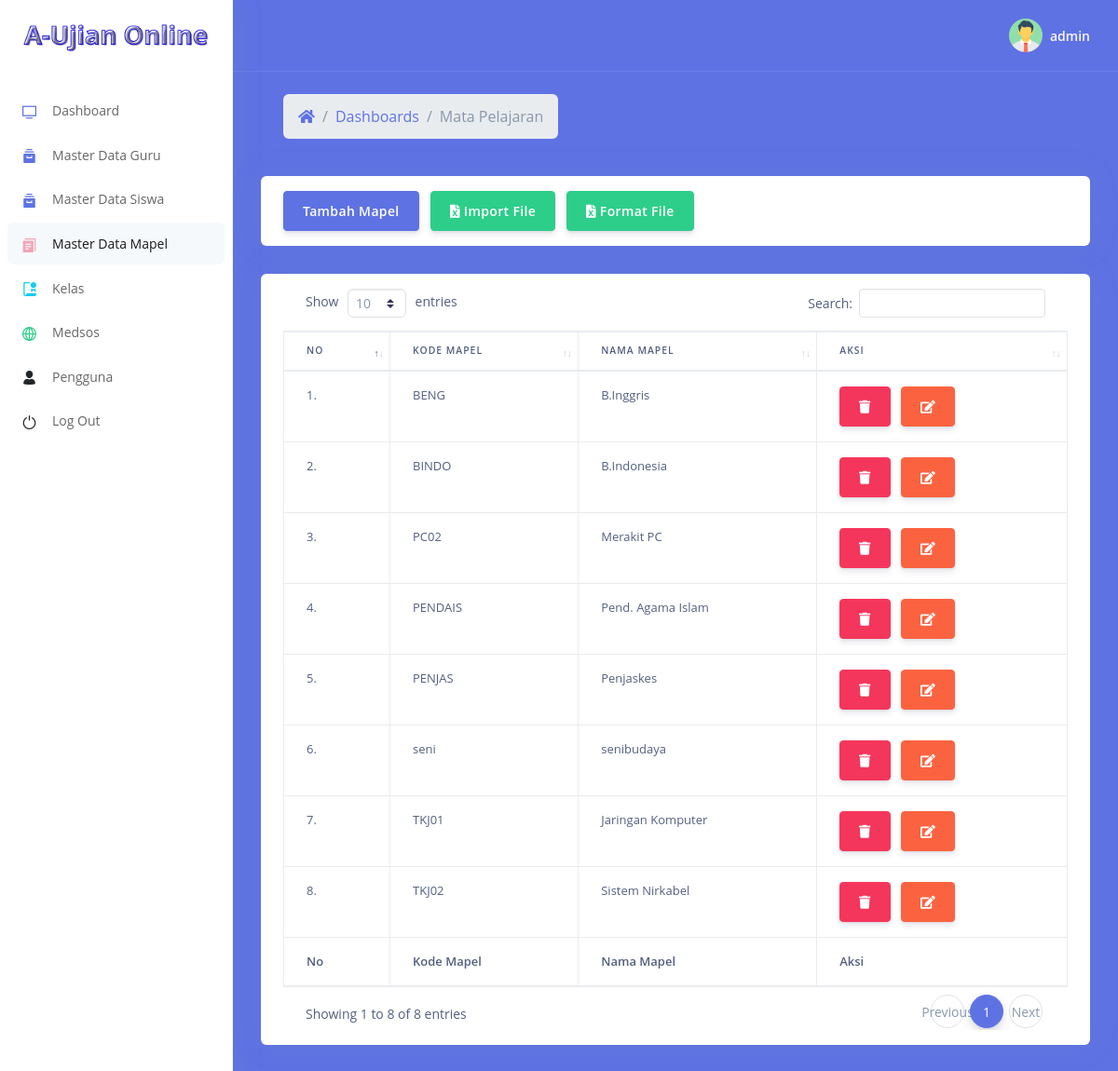
Page /mapel/mapel.php (signed in) on the committed database.
### tables this page shows
CREATE TABLE `mapel` (
  `kode_mapel` varchar(20) NOT NULL,
  `nama_mapel` varchar(50) NOT NULL
);

### mapel/mapel.php (the view, shortened to what this page needs)
<?php
include'../koneksi.php';
?>
<!DOCTYPE html>
<html>
<head>
  <link rel="stylesheet" href="../assets/vendor/nucleo/css/nucleo.css" type="text/css">
  <link rel="stylesheet" href="../assets/vendor/@fortawesome/fontawesome-free/css/all.min.css" type="text/css">
  <link rel="stylesheet" href="../assets/css/argon.css?v=1.2.0" type="text/css">
  <link href="../assets/datatables/dataTables.bootstrap4.min.css" rel="stylesheet">
</head>
<body>
  <nav class="sidenav navbar navbar-vertical  fixed-left  navbar-expand-xs navbar-light bg-white" id="sidenav-main">
    <div class="scrollbar-inner">
      <div class="sidenav-header  align-items-center">
        <a class="navbar-brand" href="javascript:void(0)">
          <img src="../assets/img/brand/aplikasi-ujian.png" class="navbar-brand-img" alt="...">
        </a>
      </div>
      <div class="navbar-inner">
        <div class="collapse navbar-collapse" id="sidenav-collapse-main">
          <ul class="navbar-nav">
            <li class="nav-item">
              <a class="nav-link" href="../index.php">
                <i class="ni ni-tv-2 text-primary"></i>
                <span class="nav-link-text">Dashboard</span>
              </a>
            </li>
            <li class="nav-item">
              <a class="nav-link" href="../guru/data_guru.php">
                <i class="ni ni-archive-2 text-primary"></i>
                <span class="nav-link-text">Master Data Guru</span>
              </a>
            </li>
            <li class="nav-item">
              <a class="nav-link" href="../siswa/data_siswa.php">
                <i class="ni ni-archive-2 text-primary"></i>
                <span class="nav-link-text">Master Data Siswa</span>
              </a>
            </li>
            <li class="nav-item">
              <a class="nav-link active" href="mapel.php">
                <i class="ni ni-single-copy-04 text-pink"></i>
                <span class="nav-link-text">Master Data Mapel</span>
              </a>
            </li>
            <li class="nav-item">
              <a class="nav-link" href="../kelas/kelas.php">
                <i class="ni ni-paper-diploma text-info"></i>
                <span class="nav-link-text">Kelas</span>
              </a>
            </li>
            <li class="nav-item">
              <a class="nav-link" href="../medsos/medsos.php">
                <i class="ni ni-world-2 text-success"></i>
                <span class="nav-link-text">Medsos</span>
              </a>
            </li>
            <li class="nav-item">
              <a class="nav-link" href="../pengguna/pengguna.php">
                <i class="ni ni-single-02 text-dark"></i>
                <span class="nav-link-text">Pengguna</span>
              </a>
            </li>
            <li class="nav-item">
              <a class="nav-link" href="../logout.php">
                <i class="ni ni-button-power text-dark"></i>
                <span class="nav-link-text">Log Out</span>
              </a>
            </li>
          </ul>
        </div>
      </div>
    </div>
  </nav>
  <div class="main-content" id="panel">
    <nav class="navbar navbar-top navbar-expand navbar-dark bg-primary border-bottom">
      <div class="container-fluid">
        <div class="collapse navbar-collapse" id="navbarSupportedContent">
          <ul class="navbar-nav align-items-center  ml-auto ml-md-0 ">
            <li class="nav-item dropdown">
              <a class="nav-link pr-0" href="#" role="button" data-toggle="dropdown" aria-haspopup="true" aria-expanded="false">
                <div class="media align-items-center">
                  <span class="avatar avatar-sm rounded-circle">
                    <img alt="Image placeholder" src="../assets/img/user.png">
                  </span>
                  <div class="media-body  ml-2  d-none d-lg-block">
                    <span class="mb-0 text-sm  font-weight-bold"><?= $_SESSION['username']; ?></span>
                  </div>
                </div>
              </a>
            </li>
          </ul>
        </div>
      </div>
    </nav>
    <div class="header bg-primary pb-6">
      <div class="container-fluid">
        <div class="header-body">
          <div class="row align-items-center py-4">
            <div class="col-lg-6 col-7">
              <nav aria-label="breadcrumb" class="d-none d-md-inline-block ml-md-4">
                <ol class="breadcrumb breadcrumb-links breadcrumb-dark">
                  <li class="breadcrumb-item"><a href="#"><i class="fas fa-home"></i></a></li>
                  <li class="breadcrumb-item"><a href="../index.php">Dashboards</a></li>
                  <li class="breadcrumb-item active" aria-current="page">Mata Pelajaran</li>
                </ol>
              </nav>
            </div>
          </div>
          <div class="row">
            <div class="col-xl-12">
              <div class="card  card-stats">
                <div class="card-body">
                  <a href="" class="btn btn-primary" data-toggle="modal" data-target="#mapel">Tambah Mapel</a>
                  <a href="" class="btn btn-success" data-toggle="modal" data-target="#import"><i class="fa fa-file-excel"></i> Import File</a>
                   <a href="../data mapel.xls" class="btn btn-success"><i class="fa fa-file-excel"></i> Format File</a>
                </div>
              </div>
            </div>
          </div>
          <div class="row">
            <div class="col-xl-12">
              <div class="card  card-stats">
                <div class="card-body">
                  <div class="table-responsive">
                    <table class="table table-bordered" id="example" width="100%" cellspacing="0">
                      <thead>
                        <tr>
                          <th>No</th>
                          <th>Kode Mapel</th>
                          <th>Nama Mapel</th>
                          <th>Aksi</th>
                        </tr>
                      </thead>
                      <tfoot>
                        <tr>
                          <th>No</th>
                          <th>Kode Mapel</th>
                          <th>Nama Mapel</th>
                          <th>Aksi</th>
                        </tr>
                      </tfoot>
                      <tbody>
                        <?php
                        $no = 1;
                        $mapel = mysqli_query($koneksi,"SELECT * FROM mapel");
                        while ($tampil = mysqli_fetch_array($mapel)) {
                          ?>
                          <tr>
                            <td><?= $no++; ?>.</td>
                            <td><?= $tampil['kode_mapel']; ?></td>
                            <td><?= $tampil['nama_mapel']; ?></td>
                            <td>
                              <a onclick="return confirm('Yakin hapus data ini !!!')" href="mapel.php?aksi=hapus&kode_mapel=<?= $tampil['kode_mapel']; ?>" class="btn btn-danger"><i class="fa fa-trash"></i></a>
                              <a href="edit_mapel.php?kode_mapel=<?= $tampil['kode_mapel']; ?>" class="btn btn-warning"><i class="fa fa-edit"></i></a>
                            </td>
                          </tr>
                        <?php } ?>
                      </tbody>
                    </table>
                  </div>
                </div>
              </div>
            </div>
          </div>
        </div>
      </div>
    </div>
  </div>
</body>
</html>

### rows in the picture
mapel: kode_mapel "BENG", nama_mapel "B.Inggris"
mapel: kode_mapel "BINDO", nama_mapel "B.Indonesia"
mapel: kode_mapel "PC02", nama_mapel "Merakit PC"
mapel: kode_mapel "PENDAIS", nama_mapel "Pend. Agama Islam"
mapel: kode_mapel "PENJAS", nama_mapel "Penjaskes"
mapel: kode_mapel "seni", nama_mapel "senibudaya"
mapel: kode_mapel "TKJ01", nama_mapel "Jaringan Komputer"
mapel: kode_mapel "TKJ02", nama_mapel "Sistem Nirkabel"

### other values in the picture
$_SESSION['username'] "admin"
